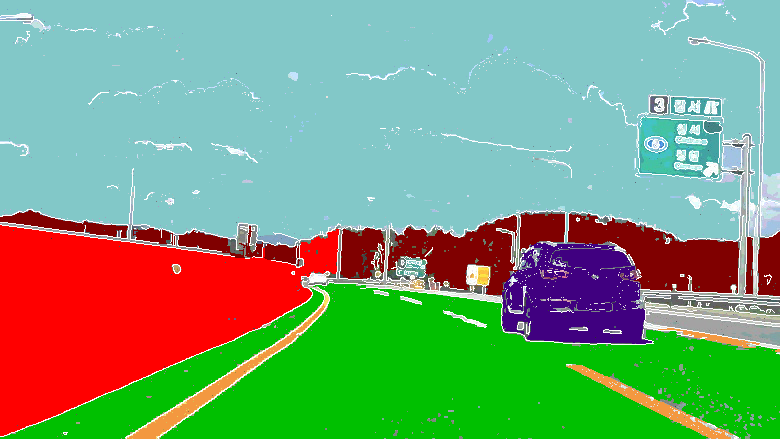
#> input picture core/pic_deal_pix/save 2.png, 780 x 439 px
$ python -i imgpprocess.py   (imports and definitions only)
#> lines starting #> are read from the running program, lines starting #| are printed output that depends on the picture
#!/usr/bin/env python
# -*- coding: UTF-8 -*-
try:
    import wx
except:
    import site
    site.addsitedir("/Users/zomi/anaconda/lib/python2.7/site-packages/")
    import wx
import os
import sys
import json
import cv2
import numpy as np

from core.framedata import get_label_data


# [112 lines left out: functions WaterMark, EqualizeHistColor, ColorReduce, AutoCannyColor, BlurImage, not called in this run]


def ResizeImage(img, div, width=None):
    """
    Resize the orginal image.

    @img: imput image
    @div: reduce size of orginal image
    @width: if have width and no div.
    """
    (h, w) = [float(x) for x in list(img.shape[:2])]

    if div > 0:
        dst = cv2.resize(img, (w / div, h / div))
        return dst

    div = img.shape[1] / float(width)
    size = (w / div, h / div)
    dst = cv2.resize(img, tuple([int(x) for x in size]))
    return dst


class PreProcess(object):
    """
    Vital task: run before laod the image from the images list. Group1 is test
    by experience, group2 and group3 is waitting for completion.

    TODO: bine the watermark image with canny outline in C++.
    """

    def __init__(self, img):
        super(PreProcess, self).__init__()
        self.org_img = ResizeImage(img, -1, 850)

    def group1(self):
        '''
        step1: get canny outline by orginal image.
        step2: reduce the color into 32 in the orginal image.
        step3: transparent the reduce color image into 0.8.
        step4: combine the transparent image with canny outline.
        '''
        self.org_img = ResizeImage(img, -1, 850)

        # self.org_img = EqualizeHistColor(self.org_img)

        self.blur = BlurImage(self.org_img, btype='median', ks=3)
        self.canny = AutoCannyColor(self.org_img, stype=1, parameter=0.5)
        # cv2.imshow("canny", self.canny)
        # cv2.imwrite("_test_canny.jpg", self.canny)

        self.blur = BlurImage(self.org_img, btype='normal', ks=3)
        self.reduce = ColorReduce(self.blur, div=16)
        # cv2.imshow("reduce", self.reduce)
        # cv2.imwrite("_test_reduce.jpg", self.reduce)

        self.water = WaterMark(self.reduce, 0.05)
        # cv2.imshow("red_dst", self.red_dst)
        # cv2.imwrite("_test_water.jpg", self.water)

        # cv2.waitKey(0)
        dst = self.conbine(water=self.water, canny=self.canny)
        return dst

    # [47 lines left out: functions group2, group3, conbine, not called in this run]


class SaveImage(object):
    """
    Vital task: run after saving the image.

    TODO: used C++ to change the PNG image with some aplha piexl and canny line.
    """

    # [10 lines left out: function __init__, not called in this run]

    def run(self):
        self.write()

    def show(self):
        cv2.imshow("test", self.img)
        cv2.waitKey(0)

    # [11 lines left out: function write, not called in this run]

>>> import cv2
>>> picture = cv2.imread('pic_deal_pix/save 2.png', cv2.IMREAD_GRAYSCALE)
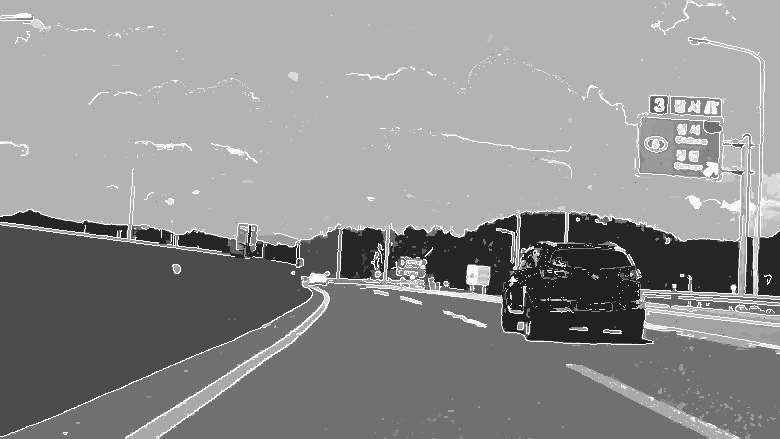
#> picture: shape (439, 780); min 33, max 255, mean 141.7
>>> result = PreProcess(picture).group1()
#> (the run stopped early here; a loop or call above may not have finished)
